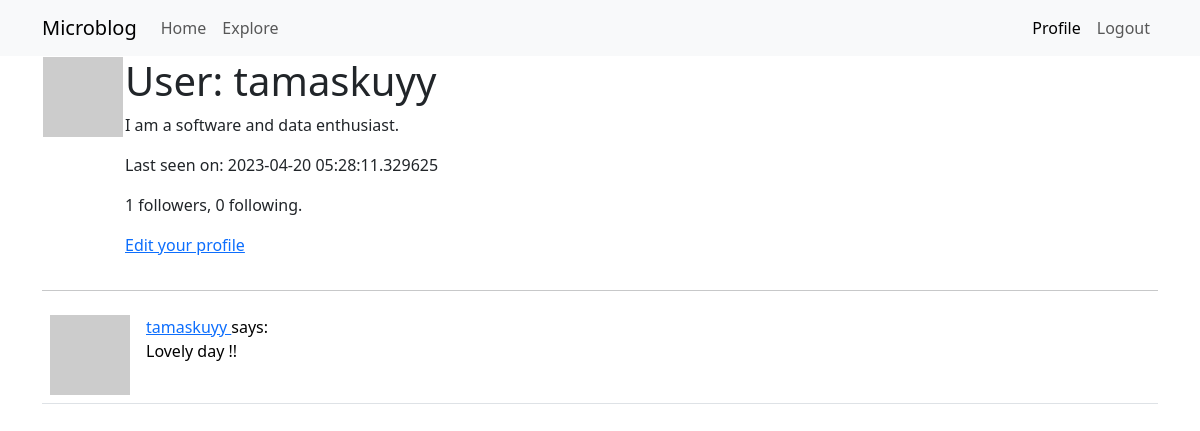
Page /user/tamaskuyy (signed in) on the earlier database version.
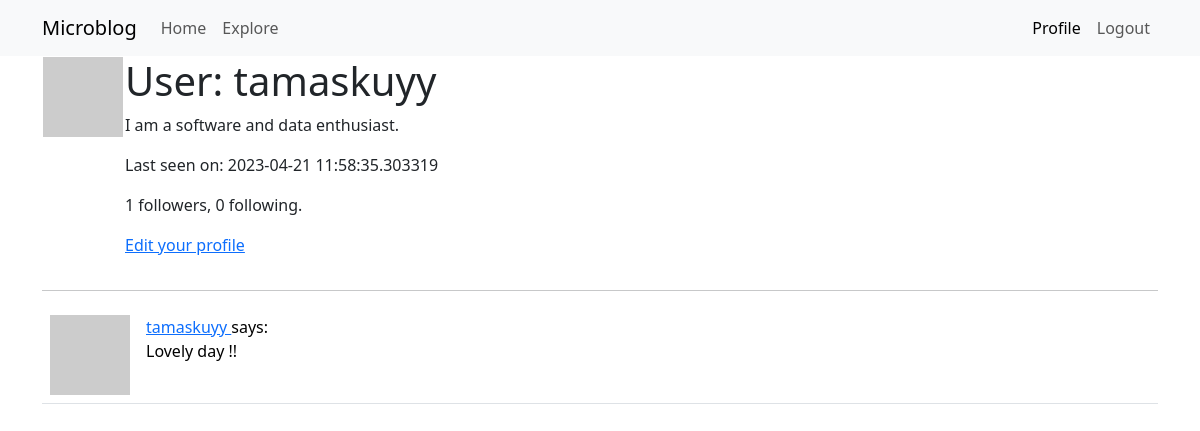
Same page on the later database version.
### app/models.py (models this page shows, shortened)
class User(UserMixin, db.Model):
    id = db.Column(db.Integer, primary_key=True)
    username = db.Column(db.String(64), index=True, unique=True)
    email = db.Column(db.String(120), index=True, unique=True)
    password_hash = db.Column(db.String(128))
    posts = db.relationship('Post', backref='author', lazy='dynamic')
    about_me = db.Column(db.String(140))
    last_seen = db.Column(db.DateTime, default=datetime.utcnow)
    followed = db.relationship(
        'User', secondary=followers,
        primaryjoin=(followers.c.follower_id == id),
        secondaryjoin=(followers.c.followed_id == id),
        backref=db.backref('followers', lazy='dynamic'), lazy='dynamic')
    def avatar(self, size):
        digest = md5(self.email.lower().encode('utf-8')).hexdigest()
        return 'https://www.gravatar.com/avatar/{}?d=identicon&s={}'.format(digest, size)

class Post(db.Model):
    id = db.Column(db.Integer, primary_key=True)
    body = db.Column(db.String(140))
    timestamp = db.Column(db.DateTime, index=True, default=datetime.utcnow)
    user_id = db.Column(db.Integer, db.ForeignKey('user.id'))

### app/routes.py (the view)
@app.route('/user/<username>')
@login_required
def user(username):
    user = User.query.filter_by(username=username).first_or_404()
    page = request.args.get('page', 1, type=int)
    posts = user.posts.order_by(Post.timestamp.desc()).paginate(page=page, per_page=app.config['POSTS_PER_PAGE'], error_out=False)
    next_url = url_for('user', username=user.username, page=posts.next_num) \
        if posts.has_next else None
    prev_url = url_for('user', username=user.username, page=posts.prev_num) \
        if posts.has_prev else None
    form = EmptyForm()
    return render_template('user.html', user=user, posts=posts.items, next_url=next_url, prev_url=prev_url, form=form)

### app/models.py (called while the page is built)
@login.user_loader
def load_user(id):
    return User.query.get(int(id))

### app/routes.py (called while the page is built)
@app.before_request
def before_request():
    if current_user.is_authenticated:
        current_user.last_seen = datetime.utcnow()
        db.session.commit()

### app/templates/user.html (shortened to what this page needs)
{% extends "base.html" %}
{% block app_content %}
    <table>
        <tr valign="top">
            <td><img src="{{ user.avatar(128) }}"></td>
            <td>
                <h1>User: {{ user.username }}</h1>
                {% if user.about_me %}<p>{{ user.about_me }}</p>{% endif %}
                {% if user.last_seen %}<p>Last seen on: {{ user.last_seen }}</p>{% endif %}
                <p>{{ user.followers.count() }} followers, {{ user.followed.count() }} following.</p>
                {% if user == current_user %}
                <p><a href="{{ url_for('edit_profile') }}">Edit your profile</a></p>
                {% endif %}
            </td>
        </tr>
    </table>
    <hr>
    {% for post in posts %}
        {% include '_post.html' %}
    {% endfor %}
{% endblock %}

### app/templates/base.html (shortened to what this page needs)
<!doctype html>
<html lang="en">
    <head>
        {% block head %}
            {% block styles %}
                {{ bootstrap.load_css() }}
            {% endblock %}
        {% endblock %}
    </head>
    <body>
        {% block navbar %}
            <nav class="navbar navbar-expand-lg bg-body-tertiary " style="background-color: #e3f2fd;">
                <div class="container">
                    <a class="navbar-brand" href="{{ url_for('index') }}">Microblog</a>
                    <div class="collapse navbar-collapse" id="navbarSupportedContent">
                        <ul class="navbar-nav me-auto mb-2 mb-lg-0">
                            <li class="nav-item">
                                <a class="nav-link {% if request.endpoint == 'index' %} active {% endif %}"  aria-current="page" href="{{ url_for('index') }}">Home</a>
                            </li>
                            <li class="nav-item">
                                <a class="nav-link {% if request.endpoint == 'explore' %} active {% endif %}" href="{{ url_for('explore') }}">Explore</a>
                            </li>
                        </ul>
                        <ul class="nav navbar-nav navbar-right">
                            {% if current_user.is_anonymous %}
                                <li class="nav-item">
                                    <a class="nav-link {% if request.endpoint == 'login' %} active {% endif %}" href="{{ url_for('login') }}">Login</a>
                                </li>
                            {% else %}
                                <li class="nav-item">
                                    <a class="nav-link {% if request.endpoint == 'user' %} active {% endif %}" href="{{ url_for('user', username=current_user.username) }}">Profile</a>
                                </li>
                                <li class="nav-item">
                                    <a class="nav-link {% if request.endpoint == 'logout' %} active {% endif %}" href="{{ url_for('logout') }}">Logout</a>
                                </li>
                            {% endif %}
                        </ul>
                    </div>
                </div>
            </nav>
        {% endblock %}
        {% block content %}
            <div class="container">
                {% block app_content %}{% endblock %}
            </div>
        {% endblock %}
    </body>
</html>

### app/templates/_post.html
<table class="table table-hover">
    <tr>
        <td width="70px">
            <a href="{{ url_for('user', username=post.author.username) }}">
                <img src="{{ post.author.avatar(70) }}" />
            </a>
        </td>
        <td>
            <a href="{{ url_for('user', username=post.author.username) }}">
                {{ post.author.username }}
            </a>
            says:
            <br>
            {{ post.body }}
        </td>
    </tr>
</table>

Differences in the rows shown:
changed User "tamaskuyy": last_seen "2023-04-20 05:28:11.329625" → "2023-04-21 11:58:35.303319"
